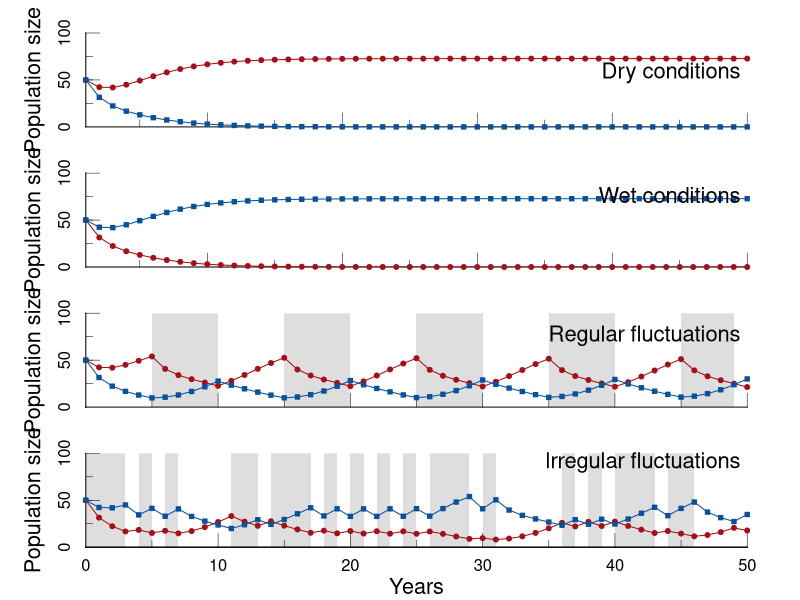

Recreate this plot in R.

library(deSolve)

cohen_watkinson <- function(t, N, params){
	N_next <- with(params,
		N * ((1-germination)*survival + germination * fecundity/(1 + alpha %*% (germination * N)))
	)
	return(list(N_next))
}

# construct two rank-one interaction matrices
alphas <- list(
	wet = 1 * outer(c(2,1)*sqrt(1/5),c(1,1)*sqrt(1/2)),
	dry = 1 * outer(c(1,2)*sqrt(1/5),c(1,1)*sqrt(1/2))	
)

# and different fecundities
fecundities <- list(
	wet = c(15,15),
	dry = c(15,15)
)

# the plant species are otherwise ecologically equivalent
params <- list(
	germination = c(0.5,0.5),
	survival = c(0.8,0.8)
)

# initial condition for simulation in "dry" conditions
N0 <- c(A=50,B=50)

# "dry" parameters
params$alpha <- alphas[["dry"]]
params$fecundity <- fecundities[["dry"]]

# simulate for 50 years
pop_dyn_dry <- ode(
	N0,
	times = 1:50,
	func = cohen_watkinson,
	parms = params,
	method='iteration'
)

# initial condition for simulation in "wet" conditions
N0 <- c(A=50,B=50)

# "wet" parameters
params$alpha <- alphas[["wet"]]
params$fecundity <- fecundities[["wet"]]

# simulate for 50 years
pop_dyn_wet <- ode(
	N0,
	times = 1:50,
	func = cohen_watkinson,
	parms = params,
	method='iteration'
)

# alternate between "prolonged" wet and dry periods
N0 <- c(A=50,B=50)
years_per_interval <- 5
for(i in 1:10){
	if(i %% 2){
		params$alpha <- alphas[["dry"]]
		params$fecundity <- fecundities[["dry"]]
		interval_type <- "dry"
	}else{
		params$alpha <- alphas[["wet"]]
		params$fecundity <- fecundities[["wet"]]
		interval_type <- "wet"
	}
	if(i==1){
		pop_dyn <- ode(
			N0,
			seq((i-1)*years_per_interval,i*years_per_interval,1),
			cohen_watkinson,
			params,
			method='iteration'
		)
		pop_dyn_regular_fluctuations <- data.frame(pop_dyn, interval_type = interval_type)
	}else{
		Ninitial <- as.numeric(pop_dyn_regular_fluctuations[nrow(pop_dyn_regular_fluctuations),c("A","B")])
		names(Ninitial) <- c("A","B")
		pop_dyn <- ode(
			Ninitial,
			seq((i-1)*years_per_interval,i*years_per_interval,1),
			cohen_watkinson,
			params,
			method='iteration'
		)
		pop_dyn <- pop_dyn[2:nrow(pop_dyn),,drop=FALSE]
		pop_dyn <- data.frame(pop_dyn, interval_type = interval_type)
		pop_dyn_regular_fluctuations <- rbind(pop_dyn_regular_fluctuations, pop_dyn)
	}
}

# alternate randomly between wet and dry periods
set.seed(926541178)
N0 <- c(A=50,B=50)
years_per_interval <- 1
for(i in 1:50){
	if(runif(1) < 0.5){
		params$alpha <- alphas[["dry"]]
		params$fecundity <- fecundities[["dry"]]
		interval_type <- "dry"
	}else{
		params$alpha <- alphas[["wet"]]
		params$fecundity <- fecundities[["wet"]]
		interval_type <- "wet"
	}
	if(i==1){
		pop_dyn <- ode(
			N0,
			seq((i-1)*years_per_interval,i*years_per_interval,1),
			cohen_watkinson,
			params,
			method='iteration'
		)
		pop_dyn_irregular_fluctuations <- data.frame(pop_dyn, interval_type = interval_type)
	}else{
		Ninitial <- as.numeric(pop_dyn_irregular_fluctuations[nrow(pop_dyn_irregular_fluctuations),c("A","B")])
		names(Ninitial) <- c("A","B")
		pop_dyn <- ode(
			Ninitial,
			seq((i-1)*years_per_interval,i*years_per_interval,1),
			cohen_watkinson,
			params,
			method='iteration'
		)
		pop_dyn <- pop_dyn[2:nrow(pop_dyn),,drop=FALSE]
		pop_dyn <- data.frame(pop_dyn, interval_type = interval_type)
		pop_dyn_irregular_fluctuations <- rbind(pop_dyn_irregular_fluctuations, pop_dyn)
	}
}

# make a figure of the predicted population dynamics
setEPS(width=7, height=7)
postscript('../../manuscript/Figures/cohen_watkinson.eps')

layout(mat = matrix(
		c(1, 2, 3, 4), 
        nrow = 4, 
        ncol = 1
       ),
       heights = rep(2.4, 4),
       widths = rep(2, 4)
)

par(oma = c(3, 2.5, 0, 2.5))
par(mar = c(1, 4, 2.5, 1.5))

# define some sizes
cex.axis <- 1.5
padj <- 0 #.25

# prediction under only dry conditions
lapply(
	list(pop_dyn_dry,pop_dyn_wet,pop_dyn_regular_fluctuations,pop_dyn_irregular_fluctuations),
	function(pop_dyn){
		plot(
			pop_dyn[,"time"],
			pop_dyn[,"A"],
			type='n',
			ylim=c(0, 100),
			xlab="",
			ylab="",
			pch=21,
			axes=FALSE,
			xaxs='i',
			yaxs='i'
		)
		# if the type of interval varies
		if("interval_type" %in% colnames(pop_dyn)){
			for(i in 1:(nrow(pop_dyn)-1)){
				if(pop_dyn$interval_type[i] == 'wet'){
					polygon(c(i-1,i-2,i-2,i-1),c(0,0,400,400),col='grey87',lty=0)
				}
			}
		}
		# add the x axis
		axis(
			1,
			at=c(0,50),
			labels=FALSE,
			tcl=0,
			cex.axis=cex.axis,
			padj=padj,
			gap.axis=0
		)
		# add the y axis
		axis(
			2,
			at=seq(0,100,50),
			tcl=0,
			cex.axis=cex.axis,
			padj=padj,
			gap.axis=0
		)
		# add some tick marks
		rug(x = seq(5,45,10), ticksize=0.075, side=1)
		rug(x = seq(10,50,10), ticksize=0.15, side=1)
		rug(x = seq(25,75,25), ticksize=0.075, side=2)
		rug(x = seq(50,100,50), ticksize=0.15, side=2)
		# y axis label
		mtext("Population size", 2, outer=FALSE, line=3.25, xpd=NA, cex=1.3)
		# population dynamics
		A_col <- "#A50F15"
		B_col <- "#08519C"
		lines(pop_dyn[,"time"],pop_dyn[,"A"],lty=1,col=A_col)
		points(pop_dyn[,"time"],pop_dyn[,"A"],pch=21,col=A_col,bg=A_col,xpd=TRUE)
		lines(pop_dyn[,"time"],pop_dyn[,"B"],lty=1,col=B_col)
		points(pop_dyn[,"time"],pop_dyn[,"B"],pch=22,col=B_col,bg=B_col,xpd=TRUE)
	}
)
axis(
	1,
	at=seq(0,50,10),
	# labels=FALSE,
	tcl=0,
	cex.axis=cex.axis,
	padj=padj,
	gap.axis=0
)
mtext("Years", 1, outer=FALSE, line=2.75, xpd=NA, cex=1.3)

text(49.5,505,"Dry conditions", adj=1, xpd=NA, cex=2, srt=0)
text(49.5,375,"Wet conditions", adj=1, xpd=NA, cex=2, srt=0)
text(49.5,225,"Regular fluctuations", adj=1, xpd=NA, cex=2, srt=0)
text(49.5,90,"Irregular fluctuations", adj=1, xpd=NA, cex=2, srt=0)

dev.off()
